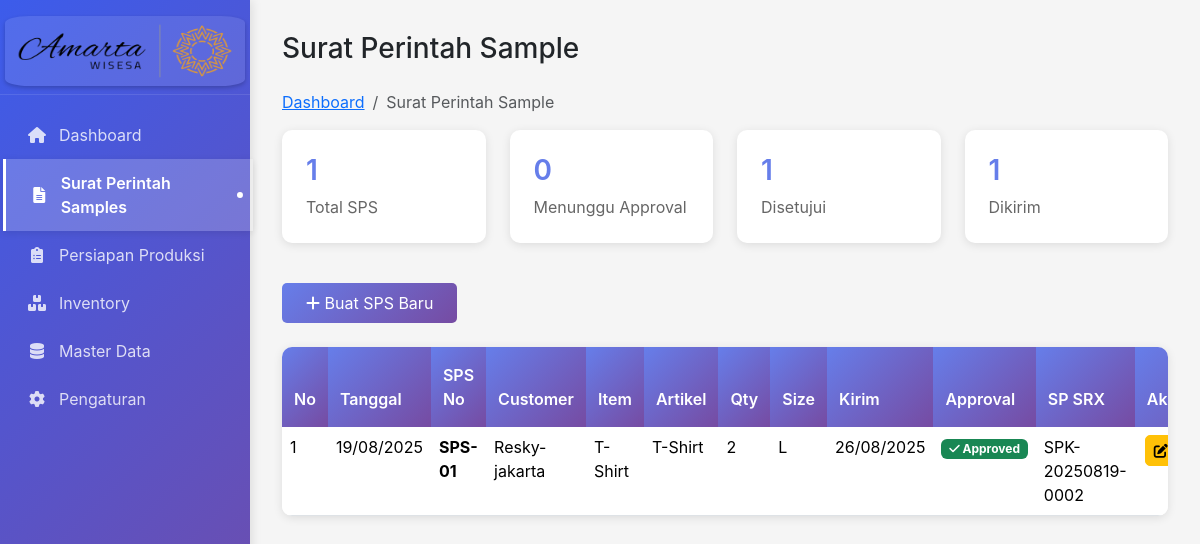
Page /sps-sample.php on the earlier database version.
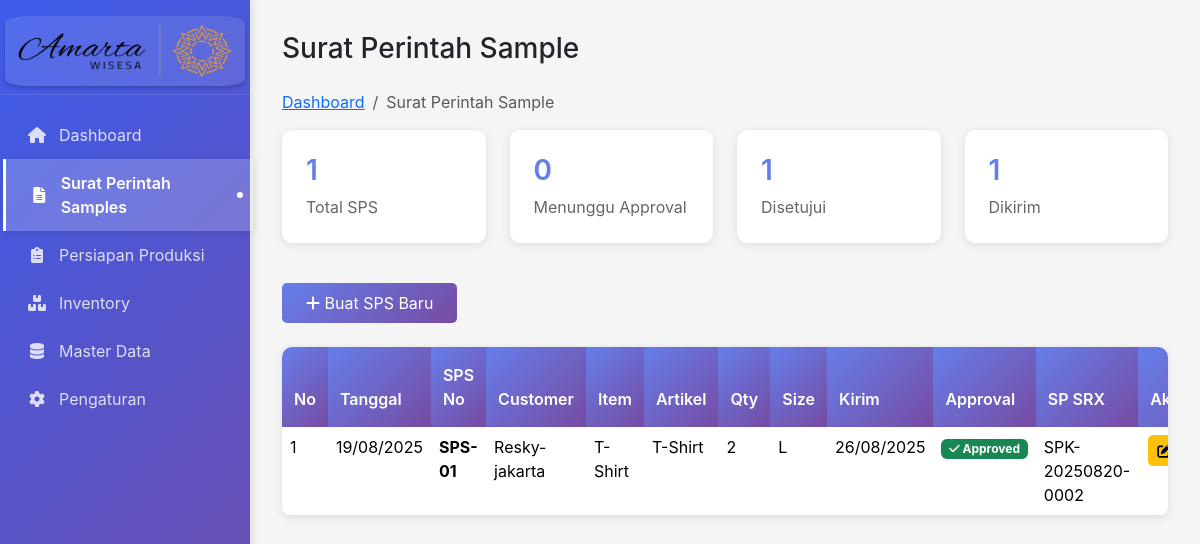
Same page on the later database version.
### tables this page shows
CREATE TABLE `sps` (
  `id` int(11) NOT NULL,
  `tanggal` date DEFAULT NULL,
  `sps_no` varchar(20) DEFAULT NULL,
  `customer` varchar(100) DEFAULT NULL,
  `item` varchar(100) DEFAULT NULL,
  `artikel` varchar(100) DEFAULT NULL,
  `qty` int(11) DEFAULT NULL,
  `size` varchar(20) DEFAULT NULL,
  `sample_product` varchar(255) DEFAULT NULL,
  `design` varchar(255) DEFAULT NULL,
  `st_chart` varchar(255) DEFAULT NULL,
  `material_sm` varchar(255) DEFAULT NULL,
  `pola_sample` varchar(255) DEFAULT NULL,
  `buat_sample` varchar(255) DEFAULT NULL,
  `kirim` date DEFAULT NULL,
  `approval` varchar(100) DEFAULT NULL,
  `sp_srx` varchar(100) DEFAULT NULL
);

### sps-sample.php (the view, shortened to what this page needs)
<?php
include "includes/header.php";
include "config/db.php";
$result = $conn->query("SELECT * FROM sps ORDER BY id DESC");
$pending_result = $conn->query("SELECT COUNT(*) as pending_count FROM sps WHERE approval = '' OR approval IS NULL");
$pending_count = $pending_result->fetch_assoc()['pending_count'];
$approved_result = $conn->query("SELECT COUNT(*) as approved_count FROM sps WHERE approval != '' AND approval IS NOT NULL");
$approved_count = $approved_result->fetch_assoc()['approved_count'];
$kirim_result = $conn->query("SELECT COUNT(*) as kirim_count FROM sps WHERE approval ='Approved' ");
$kirim_count = $kirim_result->fetch_assoc()['kirim_count'];
?>
    <main class="main-content">
            <div>
                <h1 class="h3 mb-4">Surat Perintah Sample</h1>
                <nav aria-label="breadcrumb">
                    <ol class="breadcrumb">
                        <li class="breadcrumb-item"><a href="index.php">Dashboard</a></li>
                        <li class="breadcrumb-item active">Surat Perintah Sample</li>
                    </ol>
                </nav>
            </div>
        <div class="row mb-4">
            <div class="col-md-3">
                <div class="stats-card">
                    <h3><?php echo $result->num_rows; ?></h3>
                    <p>Total SPS</p>
                </div>
            </div>
            <div class="col-md-3">
                <div class="stats-card">
                    <h3><?php echo $pending_count; ?></h3>
                    <p>Menunggu Approval</p>
                </div>
            </div>
            <div class="col-md-3">
                <div class="stats-card">
                    <h3><?php echo $approved_count; ?></h3>
                    <p>Disetujui</p>
                </div>
            </div>
            <div class="col-md-3">
                <div class="stats-card">
                    <h3><?php echo $kirim_count; ?></h3>
                    <p>Dikirim</p>
                </div>
            </div>
        </div>
        <div>
            <button class="btn btn-primary" data-bs-toggle="modal" data-bs-target="#spsModal">
                <i class="fas fa-plus"></i> Buat SPS Baru
            </button>
        </div><br>
        <div class="table-container">
            <div class="table-responsive">
                <table class="table table-hover">
                    <thead>
                        <tr>
                            <th>No</th>
                            <th>Tanggal</th>
                            <th>SPS No</th>
                            <th>Customer</th>
                            <th>Item</th>
                            <th>Artikel</th>
                            <th>Qty</th>
                            <th>Size</th>
                            <th>Kirim</th>
                            <th>Approval</th>
                            <th>SP SRX</th>
                            <th>Aksi</th>
                        </tr>
                    </thead>
                    <tbody>
                        <?php $no=1; while($row = $result->fetch_assoc()): ?>
                        <tr>
                            <td><?= $no++ ?></td>
                            <td><?= date('d/m/Y', strtotime($row['tanggal'])) ?></td>
                            <td><strong><?= $row['sps_no'] ?></strong></td>
                            <td><?= $row['customer'] ?></td>
                            <td><?= $row['item'] ?></td>
                            <td><?= $row['artikel'] ?></td>
                            <td><?= number_format($row['qty']) ?></td>
                            <td><?= $row['size'] ?></td>
                            <td><?= $row['kirim'] ? date('d/m/Y', strtotime($row['kirim'])) : '-' ?></td>
                            <td>
                                <?php if($row['approval']): ?>
                                    <span class="badge bg-success"><i class="fas fa-check"></i> <?= $row['approval'] ?></span>
                                <?php else: ?>
                                    <span class="badge bg-warning"><i class="fas fa-clock"></i> Pending</span>
                                <?php endif; ?>
                            </td>
                            <td><?= $row['sp_srx'] ?: '-' ?></td>
                            <td>
                                <div class="btn-group btn-group-sm" role="group">
                                    <button class="btn btn-warning" onclick="editSPS(<?= $row['id'] ?>)" title="Edit">
                                        <i class="fas fa-edit"></i>
                                    </button>
                                </div>
                            </td>
                        </tr>
                        <?php endwhile; ?>
                    </tbody>
                </table>
            </div>
        </div>
    </main>
<?php include 'includes/footer.php';

### includes/header.php (shortened to what this page needs)
<!DOCTYPE html>
<html lang="id">
<head>
    <link href="https://cdn.jsdelivr.net/npm/bootstrap@5.3.3/dist/css/bootstrap.min.css" rel="stylesheet">
    <link href="https://cdnjs.cloudflare.com/ajax/libs/font-awesome/6.0.0/css/all.min.css" rel="stylesheet">
    <link href="https://cdn.datatables.net/1.13.7/css/dataTables.bootstrap5.min.css" rel="stylesheet">
    <link rel="stylesheet" href="css/style.css">
</head>
<body>
   <?php include 'sidebar.php'; ?>

### includes/sidebar.php
<nav class="sidebar" id="sidebar">
    <div class="sidebar-header">
        <img src="img/amarta-wisesa.png" alt="Amarta Wisesa Logo" class="sidebar-logo">
    </div>
    <ul class="sidebar-nav">
        <li>
            <a href="index.php" class="nav-link <?php echo basename($_SERVER['PHP_SELF']) == 'index.php' ? 'active' : ''; ?>">
                <i class="fas fa-home"></i>
                Dashboard
            </a>
        </li>
        <li>
            <a href="sps-sample.php" class="nav-link <?php echo basename($_SERVER['PHP_SELF']) == 'sps-sample.php' ? 'active' : ''; ?>">
                <i class="fas fa-file-alt"></i>
                Surat Perintah Samples
            </a>
        </li>
        <li>
            <a href="persiapan.php" class="nav-link <?php echo basename($_SERVER['PHP_SELF']) == 'persiapan.php' ? 'active' : ''; ?>">
                <i class="fas fa-clipboard-list"></i>
                Persiapan Produksi
            </a>
        </li>
        <li>
            <a href="inventory.php" class="nav-link <?php echo basename($_SERVER['PHP_SELF']) == 'inventory.php' ? 'active' : ''; ?>">
                <i class="fas fa-boxes"></i>
                Inventory
            </a>
        </li>
        <li>
            <a href="master-data.php" class="nav-link <?php echo basename($_SERVER['PHP_SELF']) == 'master-data.php' ? 'active' : ''; ?>">
                <i class="fas fa-database"></i>
                Master Data
            </a>
        </li>
        <li>
            <a href="pengaturan.php" class="nav-link <?php echo basename($_SERVER['PHP_SELF']) == 'pengaturan.php' ? 'active' : ''; ?>">
                <i class="fas fa-cog"></i>
                Pengaturan
            </a>
        </li>
    </ul>
</nav>

### includes/footer.php (shortened to what this page needs)
</body>
</html>

### css/style.css (style rules this page uses)
:root { --sidebar-width: 250px; --primary-color: #0d19fdff; --sidebar-bg: #f8f9fa; --sidebar-border: #dee2e6; }
body { font-family: -apple-system, BlinkMacSystemFont, 'Segoe UI', Roboto, 'Helvetica Neue', Arial, sans-serif; background-color: #f5f5f5; overflow-x: hidden; }
.sidebar { position: fixed; top: 0; left: 0; height: 100vh; width: var(--sidebar-width); background: linear-gradient(135deg, #3c5cebff 0%, #764ba2 100%); padding: 1rem 0; transition: all 0.3s ease; z-index: 1000; box-shadow: 2px 0 10px rgba(0,0,0,0.1); }
.sidebar-header { border-bottom: 1px solid rgba(255,255,255,0.1); margin-bottom: 1rem; text-align: center; }
.sidebar-logo { width: 240px; height: 70px; margin-bottom: 0.5rem; border-radius: 10%; background: rgba(255,255,255,0.1); padding: 4px; box-shadow: 0 2px 4px rgba(0,0,0,0.2); transition: transform 0.3s ease; }
.sidebar-nav { padding: 0; list-style: none; }
.sidebar-nav .nav-link { color: rgba(255,255,255,0.8); padding: 0.75rem 1.5rem; display: flex; align-items: center; text-decoration: none; transition: all 0.3s ease; border-left: 3px solid transparent; }
.sidebar-nav .nav-link:hover, .sidebar-nav .nav-link.active { color: white; background-color: rgba(255,255,255,0.15); border-left-color: white; transform: translateX(3px); box-shadow: 0 2px 8px rgba(0,0,0,0.1); }
.sidebar-nav .nav-link { color: rgba(255,255,255,0.8); padding: 0.75rem 1.5rem; display: flex; align-items: center; text-decoration: none; transition: all 0.3s cubic-bezier(0.4, 0, 0.2, 1); border-left: 3px solid transparent; position: relative; overflow: hidden; }
.sidebar-nav .nav-link::before { content: ''; position: absolute; top: 0; left: -100%; width: 100%; height: 100%; background: linear-gradient(90deg, transparent, rgba(255,255,255,0.1), transparent); transition: left 0.5s; }
.sidebar-nav .nav-link.active { background-color: rgba(255,255,255,0.2); border-left-color: #fff; font-weight: 600; }
.sidebar-nav .nav-link.active::after { content: ''; position: absolute; right: 10px; top: 50%; transform: translateY(-50%); width: 6px; height: 6px; background-color: #fff; border-radius: 50%; animation: pulse 2s infinite; }
.sidebar-nav .nav-link i { margin-right: 0.75rem; width: 20px; text-align: center; }
.main-content { margin-left: var(--sidebar-width); padding: 2rem; min-height: 100vh; }
.table-container { background: white; border-radius: 10px; box-shadow: 0 2px 10px rgba(0,0,0,0.1); overflow: hidden; }
.table { margin: 0; }
.table thead th { background: linear-gradient(135deg, #667eea 0%, #764ba2 100%); color: white; border: none; font-weight: 600; padding: 1rem 0.75rem; }
.btn-group-sm .btn { margin: 0 2px; border-radius: 5px; }
.btn-primary { background: linear-gradient(135deg, #667eea 0%, #764ba2 100%); border: none; border-radius: 5px; padding: 0.5rem 1.5rem; }
.stats-card { background: white; border-radius: 10px; padding: 1.5rem; box-shadow: 0 2px 10px rgba(0,0,0,0.1); margin-bottom: 1rem; }
.stats-card h3 { color: #667eea; font-weight: 600; margin: 0; }
.stats-card p { color: #666; margin: 0.5rem 0 0 0; }

Differences in the rows shown:
changed sps "SPS-01": sp_srx "SPK-20250819-0002" → "SPK-20250820-0002"
